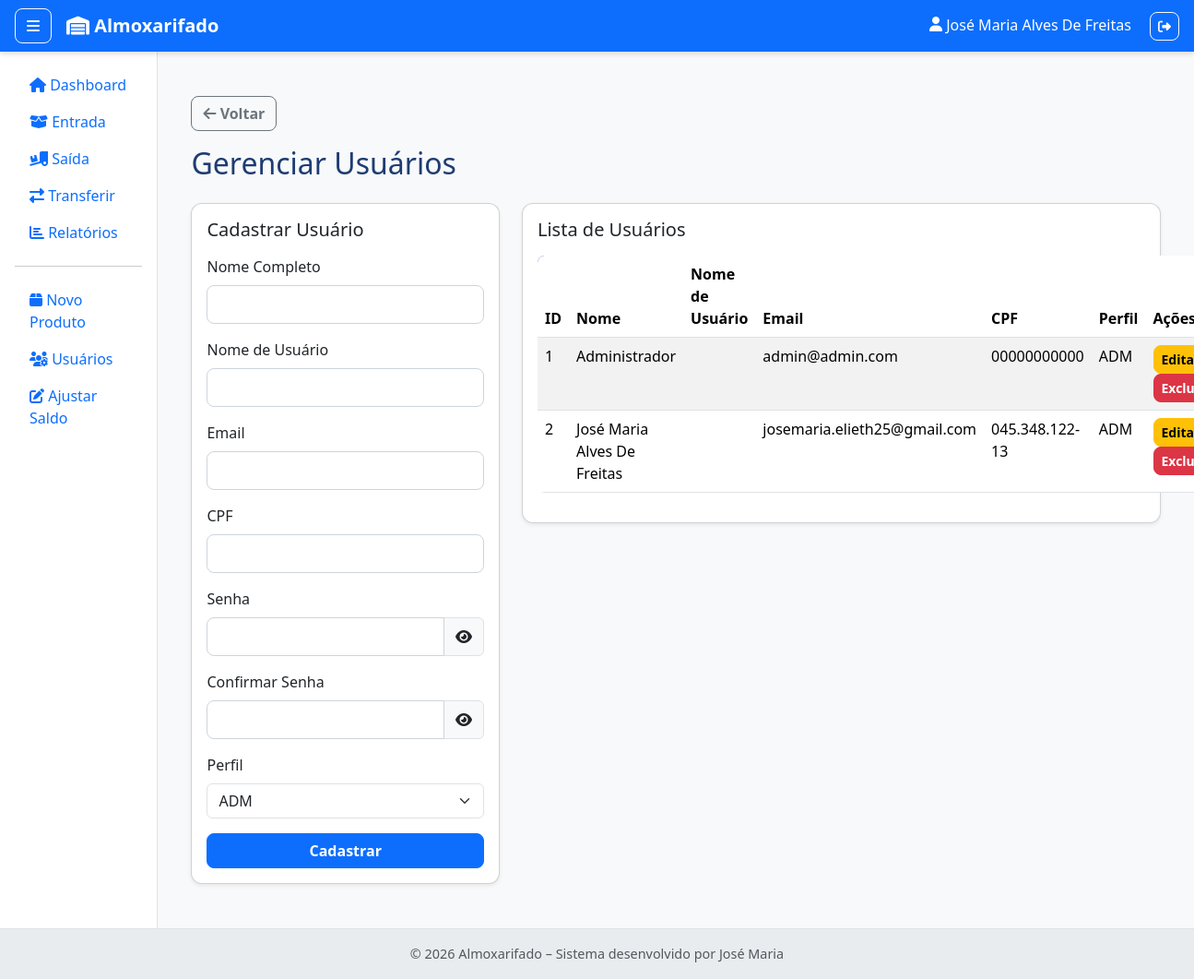
Page /usuarios (signed in) on the committed database.
### tables this page shows
CREATE TABLE usuarios (
        id INTEGER PRIMARY KEY AUTOINCREMENT,
        nome TEXT NOT NULL,
        email TEXT UNIQUE NOT NULL,
        cpf TEXT UNIQUE NOT NULL,
        senha TEXT NOT NULL,
        perfil TEXT NOT NULL CHECK (perfil IN ('ADM','OPERADOR'))
    );

### app.py (the view, shortened to what this page needs)
@app.route('/usuarios', methods=['GET', 'POST'])
@login_required
@adm_required
def usuarios():
    conn = conectar()
    cursor = conn.cursor()
    usuarios = cursor.execute("SELECT * FROM usuarios").fetchall()
    conn.close()
    return render_template("usuarios.html", usuarios=usuarios)

### app.py (called while the page is built)
@app.context_processor
def inject_datetime():
    return dict(datetime=datetime)

def conectar():
    import sqlite3
    db = sqlite3.connect("banco.db", timeout=10, check_same_thread=False)
    db.row_factory = sqlite3.Row
    return db

def login_required(f):
    @wraps(f)
    def decorated(*args, **kwargs):
        if 'user_id' not in session:
            flash("Você precisa fazer login para acessar esta página.", "warning")
            return redirect(url_for('login'))
        return f(*args, **kwargs)
    return decorated

def adm_required(f):
    @wraps(f)
    def decorated(*args, **kwargs):
        if session.get('perfil') != 'ADM':
            flash("Acesso negado", "danger")
            return redirect(url_for('dashboard'))
        return f(*args, **kwargs)
    return decorated

### templates/usuarios.html (shortened to what this page needs)
{% extends "base.html" %}
{% block content %}
<div class="container mt-4">
    <div class="mb-3">
        <a href="{{ url_for('dashboard') }}" class="btn btn-outline-secondary">
            <i class="fas fa-arrow-left"></i> Voltar
        </a>
    </div>
    <h2 class="mb-4">Gerenciar Usuários</h2>
    <div class="row">
        <div class="col-md-4">
            <div class="card shadow-sm mb-4">
                <div class="card-body">
                    <h5 class="card-title mb-3">Cadastrar Usuário</h5>
                    <form method="POST" action="{{ url_for('usuarios') }}">
                        <div class="mb-3">
                            <label class="form-label">Nome Completo</label>
                            <input type="text" name="nome" class="form-control" required>
                        </div>
                        <div class="mb-3">
                            <label class="form-label">Nome de Usuário</label>
                            <input type="text" name="usuario" class="form-control" required>
                        </div>
                        <div class="mb-3">
                            <label class="form-label">Email</label>
                            <input type="email" name="email" class="form-control" required>
                        </div>
                        <div class="mb-3">
                            <label class="form-label">CPF</label>
                            <input type="text" name="cpf" class="form-control" required>
                        </div>
                        <div class="mb-3 position-relative">
                            <label class="form-label">Senha</label>
                            <div class="input-group">
                                <input type="password" id="senha" name="senha" class="form-control" required>
                                <span class="input-group-text" style="cursor:pointer;" onclick="toggleSenha('senha', this)">
                                    <i class="fas fa-eye"></i>
                                </span>
                            </div>
                        </div>
                        <div class="mb-3 position-relative">
                            <label class="form-label">Confirmar Senha</label>
                            <div class="input-group">
                                <input type="password" id="senha_confirm" name="senha_confirm" class="form-control" required>
                                <span class="input-group-text" style="cursor:pointer;" onclick="toggleSenha('senha_confirm', this)">
                                    <i class="fas fa-eye"></i>
                                </span>
                            </div>
                        </div>
                        <div class="mb-3">
                            <label class="form-label">Perfil</label>
                            <select name="perfil" class="form-select" required>
                                <option value="ADM">ADM</option>
                            </select>
                        </div>
                        <button type="submit" class="btn btn-primary w-100">Cadastrar</button>
                    </form>
                </div>
            </div>
        </div>
        <div class="col-md-8">
            <div class="card shadow-sm mb-4">
                <div class="card-body">
                    <h5 class="card-title mb-3">Lista de Usuários</h5>
                    <table class="table table-striped">
                        <thead>
                            <tr>
                                <th>ID</th>
                                <th>Nome</th>
                                <th>Nome de Usuário</th>
                                <th>Email</th>
                                <th>CPF</th>
                                <th>Perfil</th>
                                <th>Ações</th>
                            </tr>
                        </thead>
                        <tbody>
                            {% for usuario in usuarios %}
                                <tr>
                                    <td>{{ usuario.id }}</td>
                                    <td>{{ usuario.nome }}</td>
                                    <td>{{ usuario.usuario }}</td>
                                    <td>{{ usuario.email }}</td>
                                    <td>{{ usuario.cpf }}</td>
                                    <td>{{ usuario.perfil }}</td>
                                    <td>
                                        <a href="{{ url_for('editar_usuario', id=usuario.id) }}" class="btn btn-sm btn-warning">Editar</a>
                                        <a href="{{ url_for('excluir_usuario', usuario_id=usuario.id) }}" class="btn btn-sm btn-danger" onclick="return confirm('Deseja realmente excluir este usuário?');">Excluir</a>
                                    </td>
                                </tr>
                            {% else %}
                                <tr>
                                    <td colspan="7" class="text-center">Nenhum usuário cadastrado.</td>
                                </tr>
                            {% endfor %}
                        </tbody>
                    </table>
                </div>
            </div>
        </div>
    </div>
</div>
{% endblock %}

### templates/base.html (shortened to what this page needs)
<!DOCTYPE html>
<html lang="pt-br">
<head>
    <link href="https://cdn.jsdelivr.net/npm/bootstrap@5.3.2/dist/css/bootstrap.min.css" rel="stylesheet">
    <link href="https://cdnjs.cloudflare.com/ajax/libs/font-awesome/6.5.2/css/all.min.css" rel="stylesheet">
    <link href="{{ url_for('static', filename='css/style.css') }}" rel="stylesheet">
</head>
<body class="bg-light">
<nav class="navbar navbar-dark bg-primary px-3">
    <button class="btn btn-outline-light me-3" id="btnToggleMenu">
        <i class="fas fa-bars"></i>
    </button>
    <span class="navbar-brand fw-bold">
        <i class="fas fa-warehouse"></i> Almoxarifado
    </span>
    {% if session.get('user_id') %}
    <div class="text-white ms-auto">
        <i class="fas fa-user"></i> {{ session.get('user_nome') }}
        <a href="{{ url_for('logout') }}" class="btn btn-sm btn-outline-light ms-3">
            <i class="fas fa-sign-out-alt"></i>
        </a>
    </div>
    {% endif %}
</nav>
<div class="d-flex">
    <aside id="sidebar" class="bg-white border-end p-3">
        <ul class="nav flex-column">
            <li class="nav-item">
                <a class="nav-link" href="{{ url_for('dashboard') }}">
                    <i class="fas fa-home"></i> Dashboard
                </a>
            </li>
            <li class="nav-item">
                <a class="nav-link" href="{{ url_for('entrada') }}">
                    <i class="fas fa-box-open"></i> Entrada
                </a>
            </li>
            <li class="nav-item">
                <a class="nav-link" href="{{ url_for('saida') }}">
                    <i class="fas fa-truck-loading"></i> Saída
                </a>
            </li>
            <li class="nav-item">
                <a class="nav-link" href="{{ url_for('transferir') }}">
                    <i class="fas fa-exchange-alt"></i> Transferir
                </a>
            </li>
            <li class="nav-item">
                <a class="nav-link" href="{{ url_for('relatorios') }}">
                    <i class="fas fa-chart-bar"></i> Relatórios
                </a>
            </li>
            {% if session.get('perfil') == 'ADM' %}
            <hr>
            <li class="nav-item">
                <a class="nav-link" href="{{ url_for('novo_produto') }}">
                    <i class="fas fa-box"></i> Novo Produto
                </a>
            </li>
            <li class="nav-item">
                <a class="nav-link" href="{{ url_for('usuarios') }}">
                    <i class="fas fa-users-cog"></i> Usuários
                </a>
            </li>
            <li class="nav-item">
                <a class="nav-link" href="{{ url_for('ajustar_saldo') }}">
                    <i class="fas fa-edit"></i> Ajustar Saldo
                </a>
            </li>
            {% endif %}
        </ul>
    </aside>
    <main id="content" class="flex-fill p-4">
        {% block content %}{% endblock %}
    </main>
</div>
<footer class="text-center text-muted py-3">
    &copy; {{ datetime.utcnow().year }} Almoxarifado – Sistema desenvolvido por José Maria
</footer>
</body>
</html>

### static/style.css (style rules this page uses)
body { font-family: 'Segoe UI', Tahoma, Geneva, Verdana, sans-serif; background-color: #f4f7f9; color: #333; }
h1, h2, h3, h4 { color: #1e3c72; }
.navbar { box-shadow: 0 2px 6px rgba(0,0,0,0.15); }
.card { border-radius: 12px; box-shadow: 0 4px 12px rgba(0,0,0,0.08); }
table { border-radius: 8px; overflow: hidden; }
table thead { background-color: #1e3c72 !important; color: #fff; }
.form-control { border-radius: 8px; border: 1px solid #ced4da; padding: 0.5rem 0.75rem; transition: all 0.2s; }
.btn { border-radius: 8px; font-weight: 600; transition: all 0.2s; }
footer { background-color: #e9ecef; border-top: 1px solid #dee2e6; font-size: 0.9rem; }
.container { max-width: 1200px; }
a { color: #1e3c72; transition: all 0.2s; }

### rows in the picture
usuarios: get "José Maria Alves De Freitas", id "2", nome "José Maria Alves De Freitas", email "josemaria.elieth25@gmail.com", cpf "045.348.122-13", perfil "ADM"
usuarios: id "1", nome "Administrador", email "admin@admin.com", cpf "00000000000", perfil "ADM"
